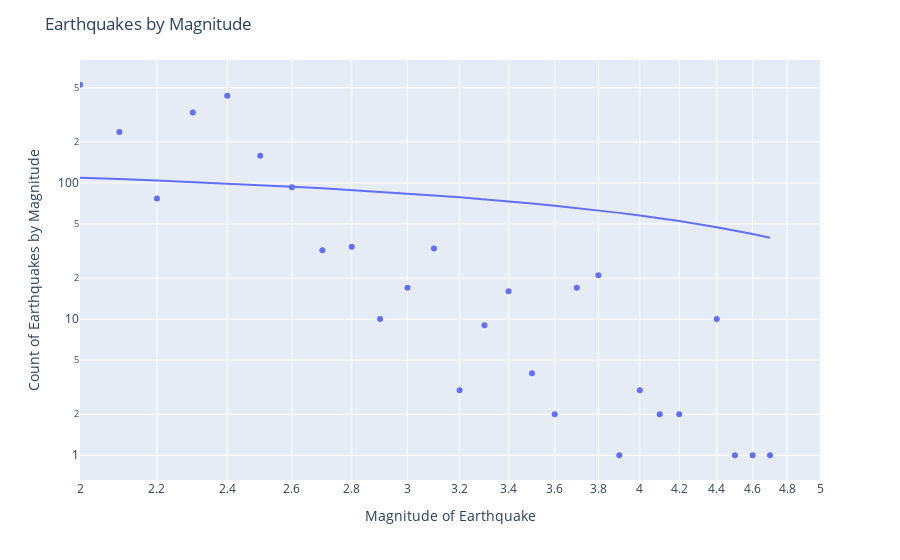

The cell this chart's notebook holds for it:
### Code cell
fig = px.scatter(
    TN_Earthquakes[TN_Earthquakes['mag'].notna()], 
    x=TN_Earthquakes[TN_Earthquakes['mag'].notna()]['mag'].round(1).unique(), 
    y=TN_Earthquakes[TN_Earthquakes['mag'].notna()]['mag'].round(1).value_counts(),
    range_x=[2,5],
    trendline='ols',
    log_x=True, 
    log_y=True
)
fig.update_layout(
    title="Earthquakes by Magnitude",
    xaxis_title="Magnitude of Earthquake",
    yaxis_title="Count of Earthquakes by Magnitude"
    )
fig.show()
#fig.write_html('mp_03_accrepresentation.html')

### Figure 1 — Plotly figure (JSON) as saved in the notebook; plotly's stock layout.template omitted (floating-point values rounded to 4 significant figures)
{"data": [{"hovertemplate": "x=%{x}<br>y=%{y}<extra></extra>", "legendgroup": "", "marker": {"color": "#636efa", "symbol": "circle"}, "mode": "markers", "name": "", "orientation": "v", "showlegend": false, "type": "scatter", "x": [2, 1.9, 2.4, 1.6, 1.2, 2.3, 1.3, 2.1, 1.4, 1.1, 1, 2.5, 1.8, 1.7, 1.5, 2.6, 2.2, 0.8, 0.7, 2.8, 3.1, 2.7, 0.9, 3.8, 3, 3.7, 3.4, 0.6, 4.4, 2.9, 3.3, 0.5, 0.4, 3.5, 0.1, 0.3, 0.2, 3.2, 4, 0, 3.6, 4.2, 4.1, 4.7, 3.9, 4.5, 4.6], "xaxis": "x", "y": [526, 513, 436, 370, 367, 329, 312, 237, 229, 206, 174, 158, 140, 121, 97, 93, 77, 58, 45, 34, 33, 32, 23, 21, 17, 17, 16, 10, 10, 10, 9, 8, 6, 4, 4, 3, 3, 3, 3, 2, 2, 2, 2, 1, 1, 1, 1], "yaxis": "y"}, {"hovertemplate": "<b>OLS trendline</b><br>y = -25.8573 * x + 161.096<br>R<sup>2</sup>=0.059032<br><br>x=%{x}<br>y=%{y} <b>(trend)</b><extra></extra>", "legendgroup": "", "marker": {"color": "#636efa", "symbol": "circle"}, "mode": "lines", "name": "", "showlegend": false, "type": "scatter", "x": [0, 0.1, 0.2, 0.3, 0.4, 0.5, 0.6, 0.7, 0.8, 0.9, 1, 1.1, 1.2, 1.3, 1.4, 1.5, 1.6, 1.7, 1.8, 1.9, 2, 2.1, 2.2, 2.3, 2.4, 2.5, 2.6, 2.7, 2.8, 2.9, 3, 3.1, 3.2, 3.3, 3.4, 3.5, 3.6, 3.7, 3.8, 3.9, 4, 4.1, 4.2, 4.4, 4.5, 4.6, 4.7], "xaxis": "x", "y": [161.1, 158.5, 155.9, 153.3, 150.8, 148.2, 145.6, 143.0, 140.4, 137.8, 135.2, 132.7, 130.1, 127.5, 124.9, 122.3, 119.7, 117.1, 114.6, 112.0, 109.4, 106.8, 104.2, 101.6, 99.04, 96.45, 93.87, 91.28, 88.7, 86.11, 83.52, 80.94, 78.35, 75.77, 73.18, 70.6, 68.01, 65.42, 62.84, 60.25, 57.67, 55.08, 52.5, 47.32, 44.74, 42.15, 39.57], "yaxis": "y"}], "layout": {"legend": {"tracegroupgap": 0}, "margin": {"t": 60}, "title": {"text": "Earthquakes by Magnitude"}, "xaxis": {"anchor": "y", "domain": [0, 1], "range": [0.301, 0.699], "title": {"text": "Magnitude of Earthquake"}, "type": "log"}, "yaxis": {"anchor": "x", "domain": [0, 1], "title": {"text": "Count of Earthquakes by Magnitude"}, "type": "log"}}}
